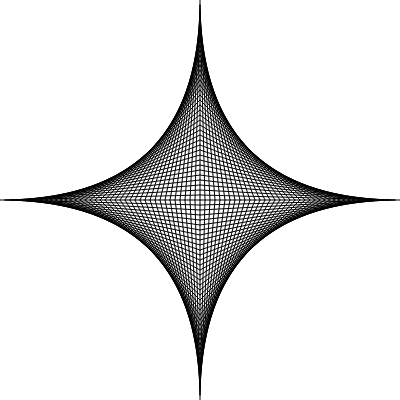
Frame 1 (no input)
Frame 60 (no input): identical to frame 1, image omitted
Frame 120 (the mouse pressed at the canvas centre since frame 60): identical to frame 1, image omitted

The p5.js sketch that drew this single still picture (run headless with seeded random() and noise() and a simulated clock; from frame 60 on, the mouse is pressed at the canvas centre):

// p5.js sketch
// ── sketch.js
var canvasDimX = 400;
var canvasDimY = 400;
function setup() {
    createCanvas(canvasDimX, canvasDimY);
}

function draw() {
    // background(255, 255, 255);
    // background(255);  // for grayscale one can use just one argument
    clear();

    let dimX, dimY, centerX, centerY, deltaX, deltaY, iter_N;

    dimX = canvasDimX;
    dimY = canvasDimY;
    centerX = dimX / 2.0;
    centerY = dimY / 2.0;
    iter_N = 40;
    deltaX = centerX / iter_N;
    deltaY = centerY / iter_N;

    for (let i = 0; i < iter_N; ++i) {
        line(centerX + (iter_N - i) * deltaX, centerY, centerX, centerY - i * deltaY);
        line(centerX - i * deltaX, centerY, centerX, centerY - (iter_N - i) * deltaY);
        line(centerX - (iter_N - i) * deltaX, centerY, centerX, centerY + i * deltaY);
        line(centerX + i * deltaX, centerY, centerX, centerY + (iter_N - i) * deltaY);
    }
}
